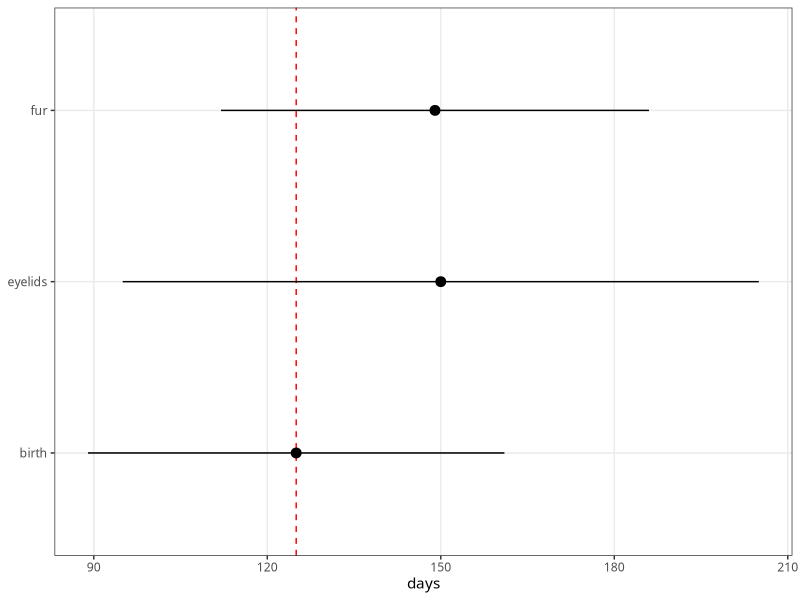

Write R code to recreate this figure.
library(tidyverse)

df <- tribble(
  ~trait,    ~mean, ~lower, ~upper,
   "birth",   125,   89,     161,
   "fur",     149,   112,    186,
   "eyelids", 150,   95,     205
)

plac <- ggplot(df, aes(mean, trait)) +
  geom_vline(xintercept = 125, linetype = 2, color = "red") +
  geom_point(size = 3) +
  geom_segment(aes(x = lower, xend = upper)) +
  labs(x = "days", y = NULL) +
  theme_bw(base_family = "Source Sans Pro") +
  theme(panel.grid.minor = element_blank())

ggsave("results/werneburg-estimates.pdf", 
       plac, width = 5, height = 1.5, device = cairo_pdf)
